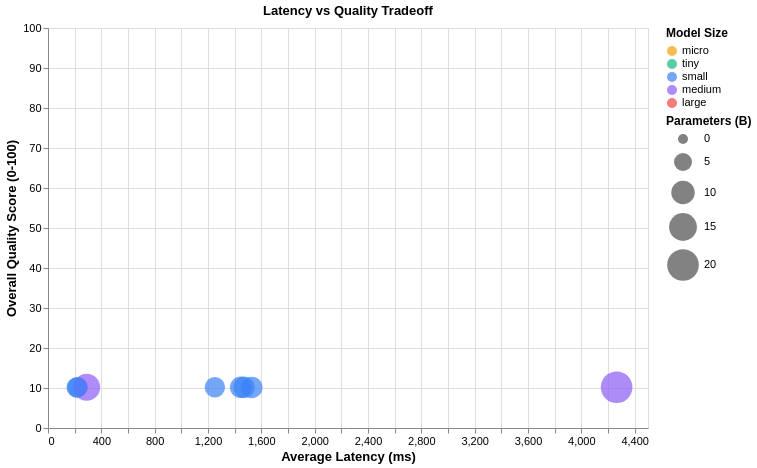

Express this chart as Vega-Lite.
### Vega-Lite specification from a JSON file in a GitHub repository (floating-point values rounded to 4 significant figures)
{"$schema": "https://vega.github.io/schema/vega-lite/v5.json", "title": "Latency vs Quality Tradeoff", "width": 600, "height": 400, "config": {"axis": {"labelFontSize": 11, "titleFontSize": 13}, "legend": {"labelFontSize": 11, "titleFontSize": 12}}, "data": {"values": [{"model": "qwen2.5:7b", "latency": 223, "quality": 10.19, "parameters": 7, "category": "small"}, {"model": "qwen2.5:14b", "latency": 289.8, "quality": 10.18, "parameters": 14, "category": "medium"}, {"model": "gpt-oss:20b", "latency": 4265.0, "quality": 10.18, "parameters": 20, "category": "medium"}, {"model": "command-r7b:latest", "latency": 1252.0, "quality": 10.18, "parameters": 7, "category": "small"}, {"model": "llama3.1:8b", "latency": 1471.0, "quality": 10.18, "parameters": 8, "category": "small"}, {"model": "cogito:8b", "latency": 1445.0, "quality": 10.17, "parameters": 8, "category": "small"}, {"model": "hermes3:8b", "latency": 1528.0, "quality": 10.15, "parameters": 8, "category": "small"}, {"model": "mistral:latest", "latency": 215, "quality": 10.13, "parameters": 7, "category": "small"}]}, "mark": {"type": "point", "filled": true}, "encoding": {"x": {"field": "latency", "type": "quantitative", "axis": {"title": "Average Latency (ms)"}, "scale": {"zero": false}}, "y": {"field": "quality", "type": "quantitative", "axis": {"title": "Overall Quality Score (0-100)"}, "scale": {"domain": [0, 100]}}, "size": {"field": "parameters", "type": "quantitative", "legend": {"title": "Parameters (B)"}, "scale": {"range": [100, 1000]}}, "color": {"field": "category", "type": "nominal", "legend": {"title": "Model Size"}, "scale": {"domain": ["micro", "tiny", "small", "medium", "large"], "range": ["#f59e0b", "#10b981", "#3b82f6", "#8b5cf6", "#ef4444"]}}, "tooltip": [{"field": "model", "type": "nominal", "title": "Model"}, {"field": "quality", "type": "quantitative", "title": "Quality", "format": ".1f"}, {"field": "latency", "type": "quantitative", "title": "Latency (ms)", "format": ".0f"}, {"field": "parameters", "type": "quantitative", "title": "Parameters (B)", "format": ".1f"}]}}
